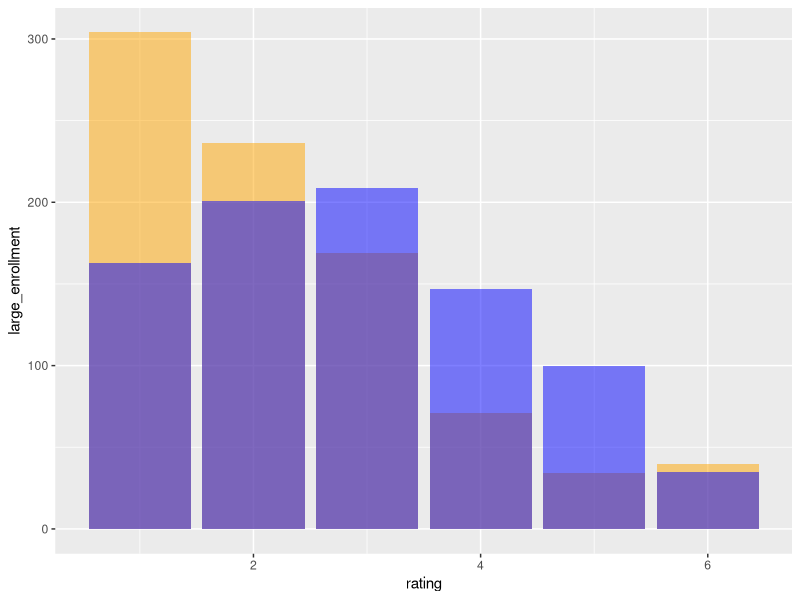
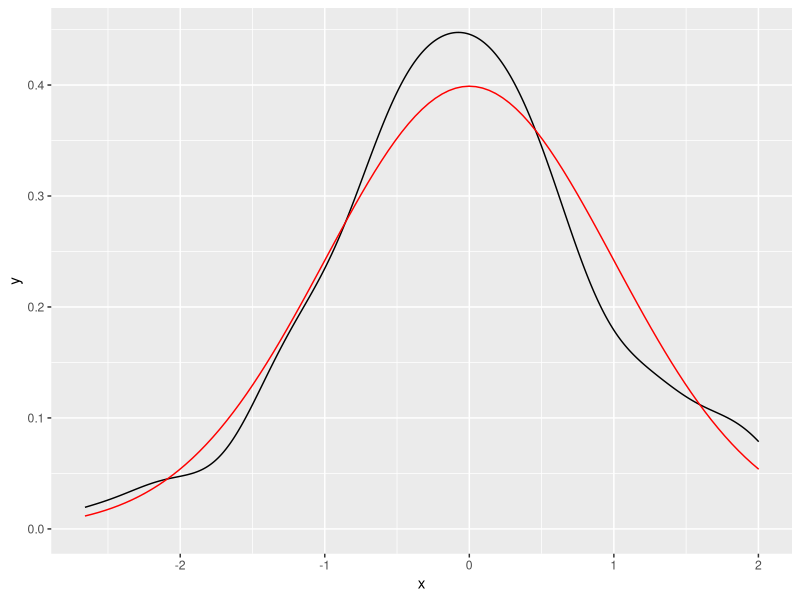

The R source for these figures, in order:
## ---- chunk 1
# loading the necessary libraries
library(tidyverse)
library(ggplot2)
library(rio)
library(stringr)
library(RColorBrewer)
## ---- chunk 2
teaching <- data.frame(rating = 1:6,
                       large_enrollment = c(304, 236, 169, 71, 34, 40),
                       upgrade_tech = c(163, 201, 209, 147, 100, 35),
                       mentoring = c(236, 238, 242, 128, 71, 40),
                       three_year_schedule = c(63, 116, 228, 184, 202, 62),
                       evidence_based_evaluations = c(275, 229, 167, 87, 63, 34),
                       course_release = c(133, 208, 239, 109, 127, 39),
                       incedntives_mentoring = c(200, 227, 202, 103, 81, 42),
                       distribute_workloads = c(488, 180, 97, 32, 30, 28))
## ---- chunk 3
ggplot() + 
  geom_col(data = teaching, aes(x = rating, y = large_enrollment), fill = "orange", alpha = .5) +
  geom_col(data = teaching, aes(x = rating, y = upgrade_tech), fill = "blue", alpha = .5)
## ---- chunk 4
ggplot(data.frame(x = rnorm(100)), aes(x)) +
  geom_density() +
  geom_function(fun = dnorm, colour = "red")
